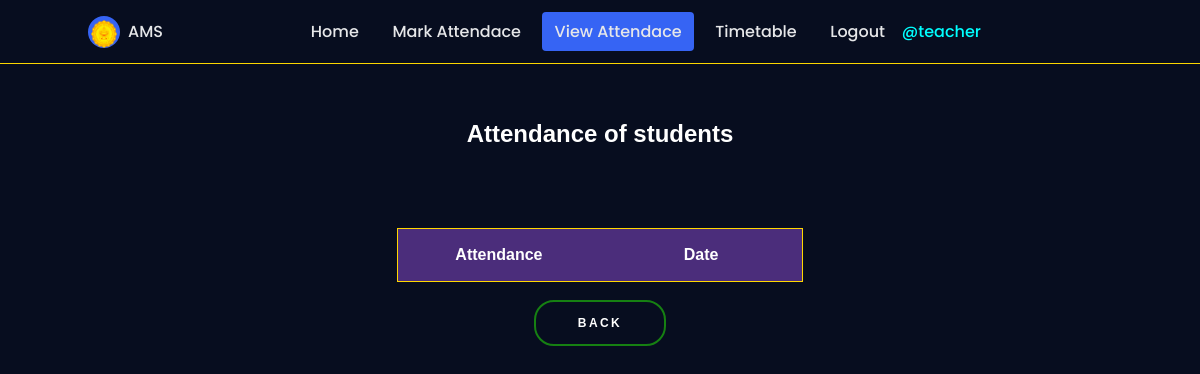
Page /viewattend/2/ (signed in) on the earlier database version.
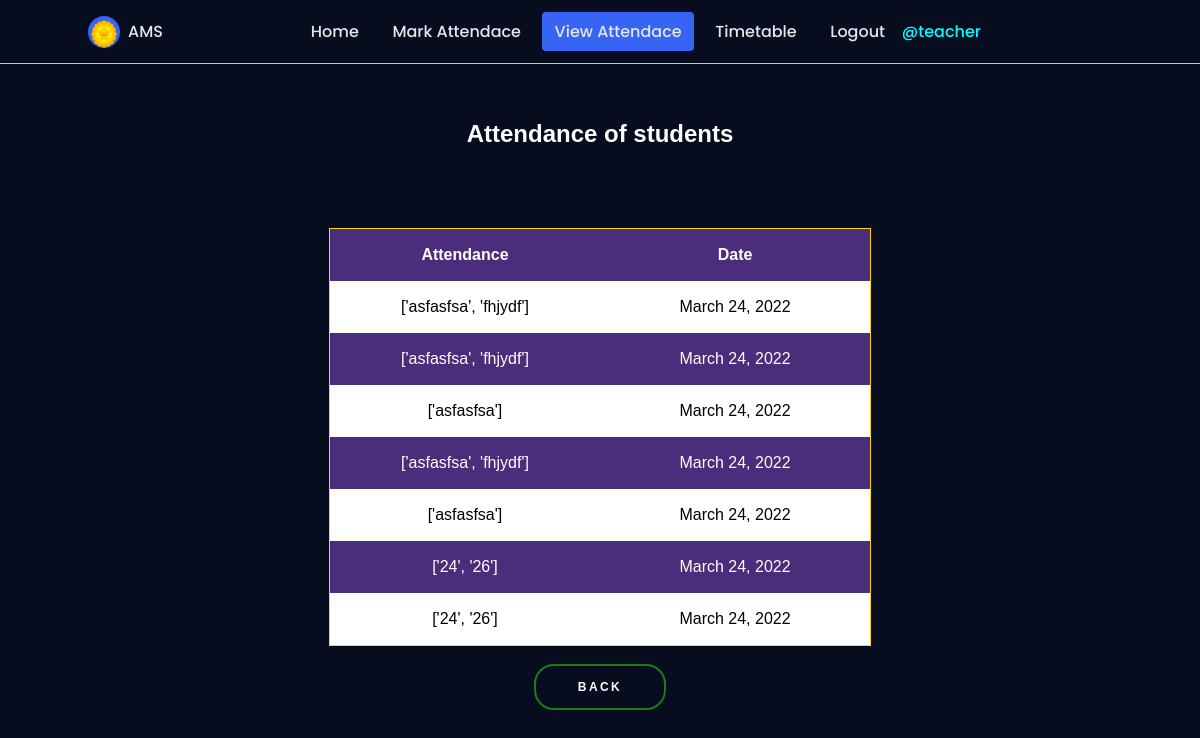
Same page on the later database version.
### attendance_management_system/models.py (models this page shows, shortened)
class Attendance(models.Model):
    classname = models.CharField(max_length=40, default=None)
    attendrecord = models.CharField(max_length=40, default=None)
    date = models.DateField(default=None)

### attendance_management_system/views.py (the view)
# urls.py: path('viewattend/<str:pk>/',views.viewattend, name="viewattend"),
@login_required(login_url='/login')
def viewattend(request, pk):
    classname = Attendance.objects.filter(classname=pk)
    context={'classname': classname}
    return render(request, 'viewattendance.html', context)

### templates/viewattendance.html (shortened to what this page needs)
<!DOCTYPE html>
<html lang="en">
{% load static %}
<head>
    <link href="https://stackpath.bootstrapcdn.com/font-awesome/4.7.0/css/font-awesome.min.css" rel="stylesheet">
    <link rel="stylesheet" href="{% static '/viewattendance/css/styles.css' %}">
</head>
<body>
    <header class="header">
        <nav class="nav" id="nav-menu">
            <div class="nav__content bd-grid">
                <div class="nav__perfil">
                    <div class="nav__img">
                        <img src="static/viewattendance/img/2.png" alt="">
                    </div>
                    <div>
                        <a href="#" class="nav__name">AMS</a>
                    </div>
                </div>
                <div class="nav__menu">
                    <ul class="nav__list">
                        <li class="nav__item"><a href="{% url 'home' %}" class="nav__link">Home</a></li>
                        <li class="nav__item"><a href="{% url 'teacherhome' %}" class="nav__link">Mark Attendace</a></li>
                        <li class="nav__item"><a href="{% url 'viewattendance' %}" class="nav__link active">View Attendace</a></li>
                        <li class="nav__item"><a href="{% url 'timetable' %}" class="nav__link">Timetable</a></li>
                        {% if request.user.is_authenticated %}
                        <li class="nav__item"><a href="{% url 'logout' %}" class="nav__link">Logout</a></li>
                        <span style="color:cyan;">@{{request.user.username}}</span>
                        {% else %}
                        <li class="nav__item"><a href="{% url 'login' %}" class="nav__link">Login</a></li>
                        {% endif %}
                    </ul>
                </div>
            </div>
        </nav>
    </header>
    <div class="container">
        <h2>Attendance of students</h2>
        <table class="table">
            <tr>
                <th>Attendance</th>
                <th>Date</th>
            </tr>
            {% for view in classname %}
            <tr>
                <td>{{view.attendrecord}}</td>
                <td>{{view.date}}</td>
            </tr>
            {% endfor %}
        </table><br>
        <input type="button" class="submit" value="BACK" onclick="window.location.href='viewattendancehome.html' " />
    </div>
</body>
</html>

Differences in the rows shown:
now on this page (row edited): Attendance: attendrecord "['asfasfsa', 'fhjydf']", date "March 24, 2022"
now on this page (row edited): Attendance: attendrecord "['asfasfsa', 'fhjydf']", date "March 24, 2022"
now on this page (row edited): Attendance: attendrecord "['asfasfsa']", date "March 24, 2022"
now on this page (row edited): Attendance: attendrecord "['asfasfsa', 'fhjydf']", date "March 24, 2022"
now on this page (row edited): Attendance: attendrecord "['asfasfsa']", date "March 24, 2022"
now on this page (row edited): Attendance: attendrecord "['24', '26']", date "March 24, 2022"
now on this page (row edited): Attendance: attendrecord "['24', '26']", date "March 24, 2022"
